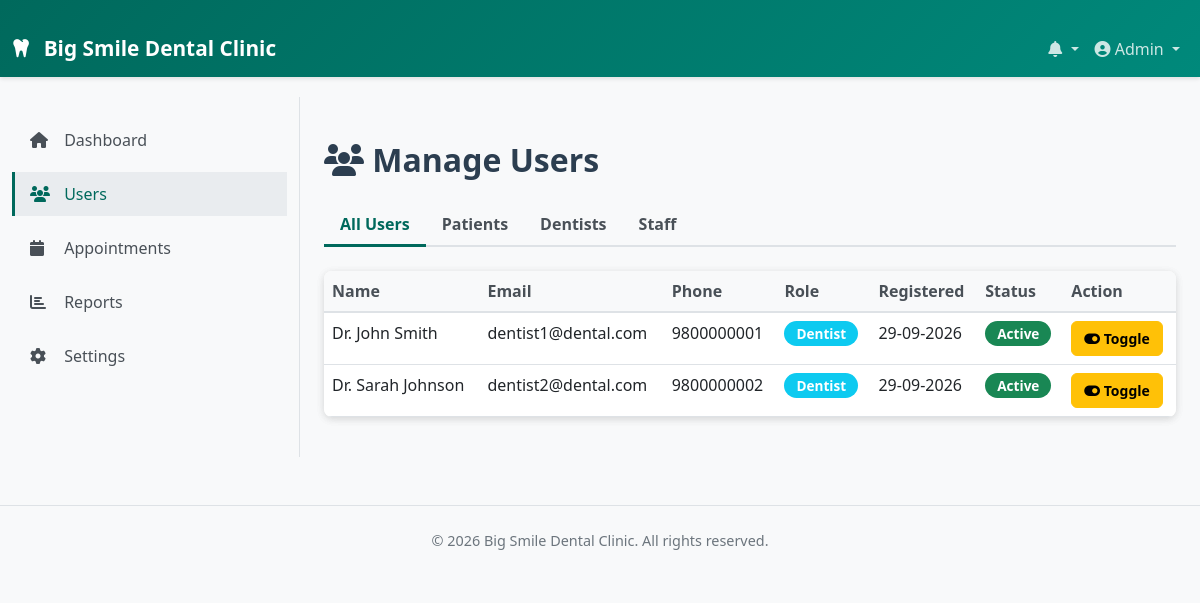
Screenshot of /admin/users.php?role=dentist (signed in) with the database file from the repository.
### tables this page shows
CREATE TABLE IF NOT EXISTS users (
    user_id INT PRIMARY KEY AUTO_INCREMENT,
    username VARCHAR(50) UNIQUE NOT NULL,
    email VARCHAR(100) UNIQUE NOT NULL,
    password VARCHAR(255) NOT NULL,
    role ENUM('patient', 'dentist', 'staff', 'admin') NOT NULL,
    first_name VARCHAR(100) NOT NULL,
    last_name VARCHAR(100) NOT NULL,
    phone VARCHAR(15),
    address TEXT,
    date_of_birth DATE,
    gender ENUM('Male', 'Female', 'Other'),
    profile_image VARCHAR(255),
    qualification VARCHAR(255),
    specialization VARCHAR(255),
    registration_date TIMESTAMP DEFAULT CURRENT_TIMESTAMP,
    last_login TIMESTAMP NULL DEFAULT NULL,
    is_active TINYINT DEFAULT 1,
    created_at TIMESTAMP DEFAULT CURRENT_TIMESTAMP,
    updated_at TIMESTAMP DEFAULT CURRENT_TIMESTAMP ON UPDATE CURRENT_TIMESTAMP,
    INDEX idx_role (role),
    INDEX idx_email (email)
);

### includes/functions.php (called while the page is built, shortened)
<?php
function isLoggedIn() {
    return isset($_SESSION['user_id']) && !empty($_SESSION['user_id']);
}
function getCurrentUser() {
    global $conn;
    $user_id = $_SESSION['user_id'];
    $result = $conn->query("SELECT * FROM users WHERE user_id = '$user_id'");
    if ($result && $result->num_rows > 0) {
        return $result->fetch_assoc();
    }
    return null;
}
function formatDate($date) {
    return date('d-m-Y', strtotime($date));
}
?>

### admin/users.php (the view, shortened to what this page needs)
<?php
require_once '../includes/config.php';
require_once '../includes/functions.php';
$show_sidebar = true;
$role_filter = $_GET['role'] ?? '';
include '../includes/header.php';
?>
<div class="container mt-4">
    <div class="row">
        <div class="col-md-12">
            <h2 class="mb-4"><i class="fas fa-users"></i> Manage Users</h2>
        </div>
    </div>
    <div class="row mb-4">
        <div class="col-md-12">
            <ul class="nav nav-tabs">
                <li class="nav-item">
                    <a class="nav-link <?php echo empty($role_filter) ? 'active' : ''; ?>" href="users.php">All Users</a>
                </li>
                <li class="nav-item">
                    <a class="nav-link <?php echo $role_filter == 'patient' ? 'active' : ''; ?>" href="?role=patient">Patients</a>
                </li>
                <li class="nav-item">
                    <a class="nav-link <?php echo $role_filter == 'dentist' ? 'active' : ''; ?>" href="?role=dentist">Dentists</a>
                </li>
                <li class="nav-item">
                    <a class="nav-link <?php echo $role_filter == 'staff' ? 'active' : ''; ?>" href="?role=staff">Staff</a>
                </li>
            </ul>
        </div>
    </div>
    <div class="row">
        <div class="col-md-12">
            <div class="card">
                <div class="table-responsive">
                    <table class="table table-hover mb-0">
                        <thead class="table-light">
                            <tr>
                                <th>Name</th>
                                <th>Email</th>
                                <th>Phone</th>
                                <th>Role</th>
                                <th>Registered</th>
                                <th>Status</th>
                                <th>Action</th>
                            </tr>
                        </thead>
                        <tbody>
                            <?php
                            $query = "SELECT * FROM users WHERE role != 'admin'";
                            if (!empty($role_filter)) {
                                $query .= " AND role = '$role_filter'";
                            }
                            $query .= " ORDER BY first_name ASC";
                            $result = $conn->query($query);
                            if ($result && $result->num_rows > 0) {
                                while ($row = $result->fetch_assoc()) {
                                    $status_badge = $row['is_active'] ? '<span class="badge bg-success">Active</span>' : '<span class="badge bg-danger">Inactive</span>';
                                    ?>
                                    <tr>
                                        <td><?php echo htmlspecialchars($row['first_name'] . ' ' . $row['last_name']); ?></td>
                                        <td><?php echo htmlspecialchars($row['email']); ?></td>
                                        <td><?php echo htmlspecialchars($row['phone'] ?? '-'); ?></td>
                                        <td><span class="badge bg-info"><?php echo ucfirst($row['role']); ?></span></td>
                                        <td><?php echo formatDate($row['registration_date']); ?></td>
                                        <td><?php echo $status_badge; ?></td>
                                        <td>
                                            <form method="POST" style="display: inline;">
                                                <button type="submit" class="btn btn-sm btn-warning">
                                                    <i class="fas fa-toggle-on"></i> Toggle
                                                </button>
                                            </form>
                                        </td>
                                    </tr>
                                    <?php
                                }
                            } else {
                                echo '<tr><td colspan="7" class="text-center text-muted">No users found</td></tr>';
                            }
                            ?>
                        </tbody>
                    </table>
                </div>
            </div>
        </div>
    </div>
</div>
<?php include '../includes/footer.php'; ?>

### includes/header.php (shortened to what this page needs)
<?php
require_once 'config.php';
require_once 'functions.php';
$current_user = getCurrentUser();
?>
<!DOCTYPE html>
<html lang="en">
<head>
    <link href="https://cdn.jsdelivr.net/npm/bootstrap@5.3.0/dist/css/bootstrap.min.css" rel="stylesheet">
    <link rel="stylesheet" href="https://cdnjs.cloudflare.com/ajax/libs/font-awesome/6.4.0/css/all.min.css">
    <link rel="stylesheet" href="<?php echo BASE_URL; ?>css/style.css">
</head>
<body>
    <nav class="navbar navbar-expand-lg navbar-dark bg-primary sticky-top">
        <div class="container-fluid">
            <a class="navbar-brand" href="<?php echo BASE_URL; ?>">
                <i class="fas fa-tooth"></i> <?php echo SITE_NAME; ?>
            </a>
            <div class="collapse navbar-collapse" id="navbarNav">
                <ul class="navbar-nav ms-auto">
                    <li class="nav-item dropdown">
                        <a class="nav-link dropdown-toggle" href="#" id="notificationDropdown" role="button" data-bs-toggle="dropdown">
                            <i class="fas fa-bell"></i>
                        </a>
                    </li>
                    <li class="nav-item dropdown">
                        <a class="nav-link dropdown-toggle" href="#" id="userDropdown" role="button" data-bs-toggle="dropdown">
                            <i class="fas fa-user-circle"></i> <?php echo $current_user['first_name']; ?>
                        </a>
                    </li>
                </ul>
            </div>
        </div>
    </nav>
    <?php if (isset($show_sidebar) && $show_sidebar): ?>
    <div class="container-fluid">
        <div class="row">
            <nav class="col-md-3 bg-light sidebar">
                <div class="sticky-top pt-3">
                    <?php
                    $role = isset($_SESSION['role']) ? $_SESSION['role'] : '';
                         if ($role == 'patient') {
                        ?>
                        <ul class="nav flex-column">
                            <li class="nav-item">
                                <a class="nav-link" href="<?php echo BASE_URL; ?>patient/index.php">
                                    <i class="fas fa-home"></i> Dashboard
                                </a>
                            </li>
                            <li class="nav-item">
                                <a class="nav-link" href="<?php echo BASE_URL; ?>patient/appointments.php">
                                    <i class="fas fa-calendar"></i> My Appointments
                                </a>
                            </li>
                            <li class="nav-item">
                                <a class="nav-link" href="<?php echo BASE_URL; ?>patient/book-appointment.php">
                                    <i class="fas fa-plus"></i> Book Appointment
                                </a>
                            </li>
                            <li class="nav-item">
                                <a class="nav-link" href="<?php echo BASE_URL; ?>patient/treatment-history.php">
                                    <i class="fas fa-file-medical"></i> Treatment History
                                </a>
                            </li>
                            <li class="nav-item">
                                <a class="nav-link" href="<?php echo BASE_URL; ?>profile.php">
                                    <i class="fas fa-user"></i> Profile
                                </a>
                            </li>
                        </ul>
                        <?php
                    } elseif ($role == 'admin') {
                        ?>
                        <ul class="nav flex-column">
                            <li class="nav-item">
                                <a class="nav-link" href="<?php echo BASE_URL; ?>admin/index.php">
                                    <i class="fas fa-home"></i> Dashboard
                                </a>
                            </li>
                            <li class="nav-item">
                                <a class="nav-link" href="<?php echo BASE_URL; ?>admin/users.php">
                                    <i class="fas fa-users"></i> Users
                                </a>
                            </li>
                            <li class="nav-item">
                                <a class="nav-link" href="<?php echo BASE_URL; ?>admin/appointments.php">
                                    <i class="fas fa-calendar"></i> Appointments
                                </a>
                            </li>
                            <li class="nav-item">
                                <a class="nav-link" href="<?php echo BASE_URL; ?>admin/reports.php">
                                    <i class="fas fa-chart-bar"></i> Reports
                                </a>
                            </li>
                            <li class="nav-item">
                                <a class="nav-link" href="<?php echo BASE_URL; ?>admin/settings.php">
                                    <i class="fas fa-cog"></i> Settings
                                </a>
                            </li>
                        </ul>
                        <?php
                    }
                    ?>
                </div>
            </nav>
            <main class="col-md-9">
    <?php endif; ?>
</body>
</html>

### css/style.css (style rules this page uses)
:root { --primary-color: #00695C; --secondary-color: #f7fbfb; --success-color: #28a745; --info-color: #17a2b8; --warning-color: #ffc107; --danger-color: #dc3545; }
* { font-family: 'Segoe UI', Tahoma, Geneva, Verdana, sans-serif; }
body { background-color: #f8f9fa; color: #333; }
h1, h2, h3, h4, h5, h6 { color: #2c3e50; font-weight: 600; }
.navbar { box-shadow: 0 2px 4px rgba(0, 0, 0, 0.1); }
.bg-primary { background: linear-gradient(135deg, #00695C 0%, #00897B 100%) !important; }
.navbar-dark .navbar-nav .nav-link { color: rgba(255, 255, 255, 0.8); }
.navbar-brand { font-weight: 700; font-size: 1.3rem; color: white !important; }
.navbar-brand i { margin-right: 8px; }
.sidebar { border-right: 1px solid #dee2e6; }
.sidebar .nav-link { color: #495057; border-left: 3px solid transparent; padding: 10px 15px; margin: 5px 0; transition: all 0.3s ease; }
.sidebar .nav-link:active, .sidebar .nav-link.active { color: #00695C; background-color: #e9ecef; border-left-color: #00695C; }
.sidebar .nav-link i { margin-right: 10px; width: 20px; }
.card { border: none; box-shadow: 0 2px 8px rgba(0, 0, 0, 0.08); margin-bottom: 20px; border-radius: 8px; transition: transform 0.3s ease, box-shadow 0.3s ease; }
.btn { border-radius: 6px; padding: 8px 16px; font-weight: 600; transition: all 0.3s ease; }
.btn-sm { padding: 6px 12px; font-size: 0.875rem; }
.table { border-collapse: collapse; }
.table thead th { background-color: #f8f9fa; color: #495057; font-weight: 600; border-bottom: 2px solid #dee2e6; }
.table tbody tr { transition: background-color 0.2s ease; }
.table-responsive { border-radius: 8px; box-shadow: 0 2px 8px rgba(0, 0, 0, 0.08); }
.badge { padding: 6px 12px; border-radius: 20px; font-weight: 600; font-size: 0.85rem; }
.nav-tabs { border-bottom: 2px solid #dee2e6; }
.nav-tabs .nav-link { color: #495057; border: none; border-bottom: 3px solid transparent; margin-bottom: -2px; font-weight: 600; transition: all 0.3s ease; }
.nav-tabs .nav-link.active { color: var(--primary-color); background-color: transparent; border-color: var(--primary-color); }
.container-fluid { padding-top: 20px; }
main { padding: 20px 0; }

### rows the page displays
users: first_name "Admin"
users: first_name+last_name "Dr. John Smith", email "dentist1@dental.com", phone "9800000001", role "Dentist", registration_date "29-09-2026", is_active "Active"
users: first_name+last_name "Dr. Sarah Johnson", email "dentist2@dental.com", phone "9800000002", role "Dentist", registration_date "29-09-2026", is_active "Active"

### other values shown
SITE_NAME "Big Smile Dental Clinic"
